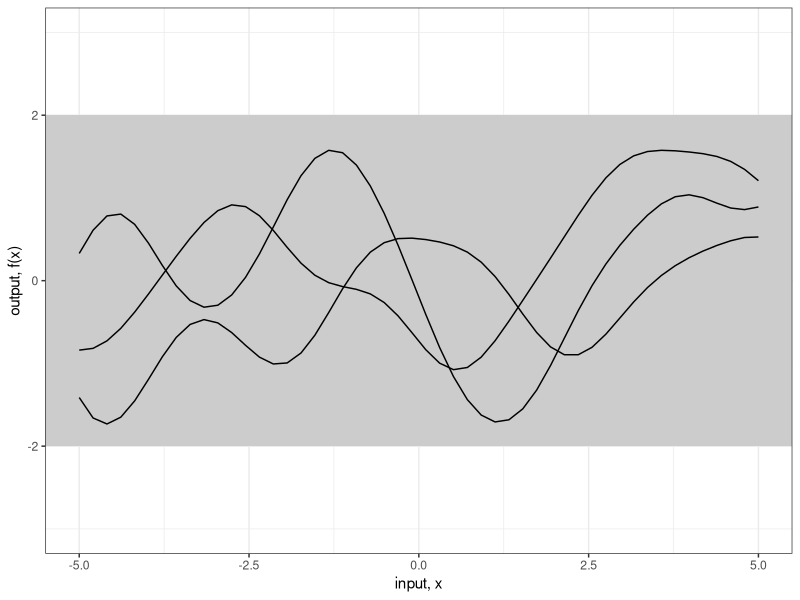
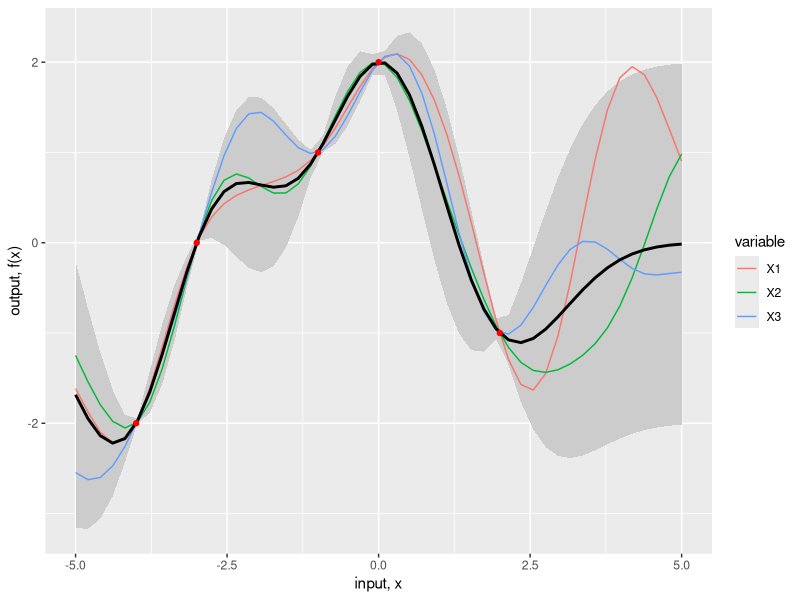
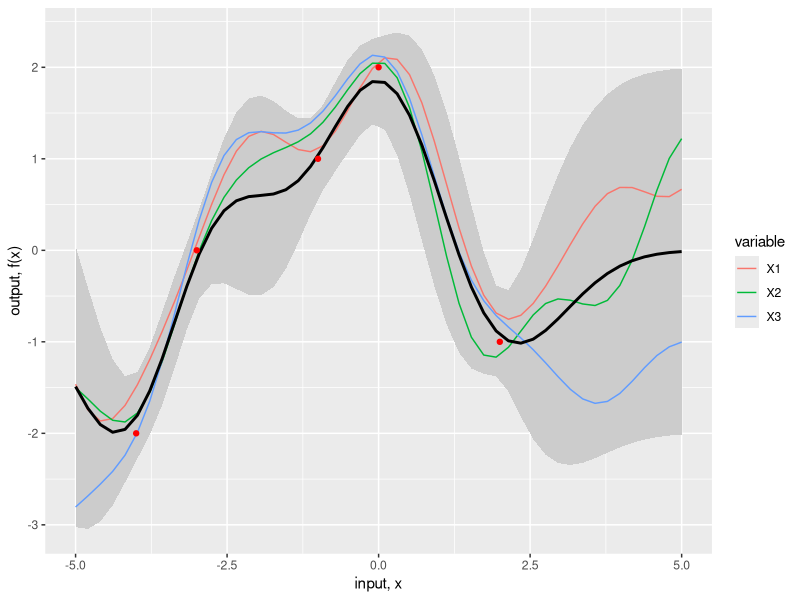

Generate these figures, in order, with R:
## ---- chunk 1
knitr::opts_chunk$set(echo = TRUE)
## ---- chunk 2
library(MASS)
library(reshape2)
library(ggplot2)
## ---- chunk 3
x_predict <- seq(-5,5, len=50)
l <- 1.0
## ---- chunk 4
SE <- function(Xi, Xj, l){
  return(exp(-0.5 * (Xi - Xj)^2 / l^2))
}
cov <- function(X, Y){
  return(outer(X, Y, SE, l))
}
## ---- chunk 5
COV <- cov(x_predict, x_predict)
## ---- chunk 6
values <- mvrnorm(3, rep(0, length=length(x_predict)), COV)
## ---- chunk 7
dat <- data.frame(x=x_predict, t(values))
dat <- melt(dat, id="x")
head(dat)
## ---- chunk 8
ggplot(data=dat, aes(x=x, y=value)) +
  geom_rect(xmin=-Inf, xmax=Inf, ymin=-2, ymax=2, fill="grey80") + 
  geom_line(aes(group=variable)) + 
  scale_y_continuous(lim=c(-3, 3), name="output, f(x)") + 
  xlab("input, x") + 
  theme_bw()
## ---- chunk 9
obs <- data.frame(x=c(-4, -3, -1, 0, 2),
                  y=c(-2,  0, 1, 2, -1))
## ---- chunk 10
cov_xx_inv <- solve(cov(obs$x, obs$x))
## ---- chunk 11
Ef <- cov(x_predict, obs$x) %*% (cov_xx_inv %*% obs$y)
## ---- chunk 12
Cf <- cov(x_predict, x_predict) - cov(x_predict, obs$x) %*% cov_xx_inv %*% cov(obs$x, x_predict)
## ---- chunk 13
values <- mvrnorm(3, Ef, Cf)
## ---- chunk 14
# Create a dataframe with x values and the new samples
dat <- data.frame(x=x_predict, t(values))
dat <- melt(dat, id="x")
# dataframe with the mean
dfmean <- data.frame(x=x_predict, y=Ef, ymin=Ef-2*sqrt(diag(Cf)), ymax=Ef+2*sqrt(diag(Cf)))
# Plot the figure
ggplot() + 
  geom_ribbon(data=dfmean, aes(x=x_predict, ymin=ymin, ymax=ymax), fill="grey80") +
  geom_line(data=dat, aes(x=x, y=value, color=variable)) + 
  geom_line(data=dfmean, aes(x=x_predict, y=Ef), size=1) + 
  geom_point(data=obs, aes(x=x, y=y), color='red') + 
  xlab("input, x") + 
  ylab("output, f(x)")
## ---- chunk 15
sigma.n <- 0.25
cov_xx_inv <- solve(cov(obs$x, obs$x) + sigma.n^2 * diag(1, length(obs$x)))
Ef <- cov(x_predict, obs$x) %*% cov_xx_inv %*% obs$y
Cf <- cov(x_predict, x_predict) - cov(x_predict, obs$x) %*% cov_xx_inv %*% cov(obs$x, x_predict)
## ---- chunk 16
values <- mvrnorm(3, Ef, Cf)
## ---- chunk 17
dat <- data.frame(x=x_predict, t(values))
dat <- melt(dat, id="x")
# create dataframe for mean
dfmean <- data.frame(x=x_predict, y=Ef, ymin=Ef-2*sqrt(diag(Cf)), ymax=Ef+2*sqrt(diag(Cf)))
# Plot
ggplot() + 
  geom_ribbon(data=dfmean, aes(x=x_predict, ymin=ymin, ymax=ymax), fill="grey80") + 
  geom_line(data=dat, aes(x=x, y=value, color=variable)) +
  geom_line(data=dfmean, aes(x=x_predict, y=Ef), size=1) + 
  geom_point(data=obs, aes(x=x, y=y), color='red') + 
  xlab("input, x") + 
  ylab("output, f(x)")
